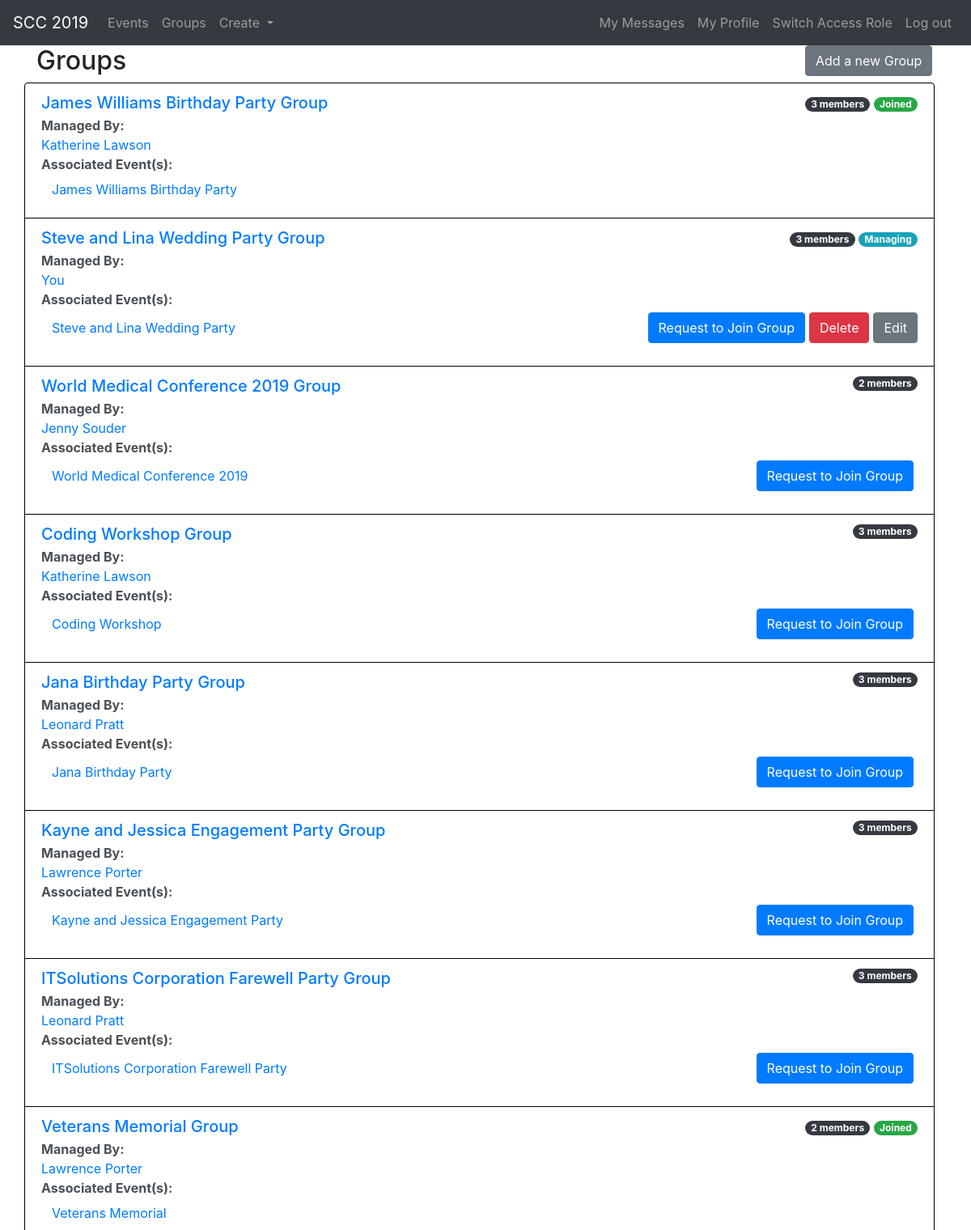
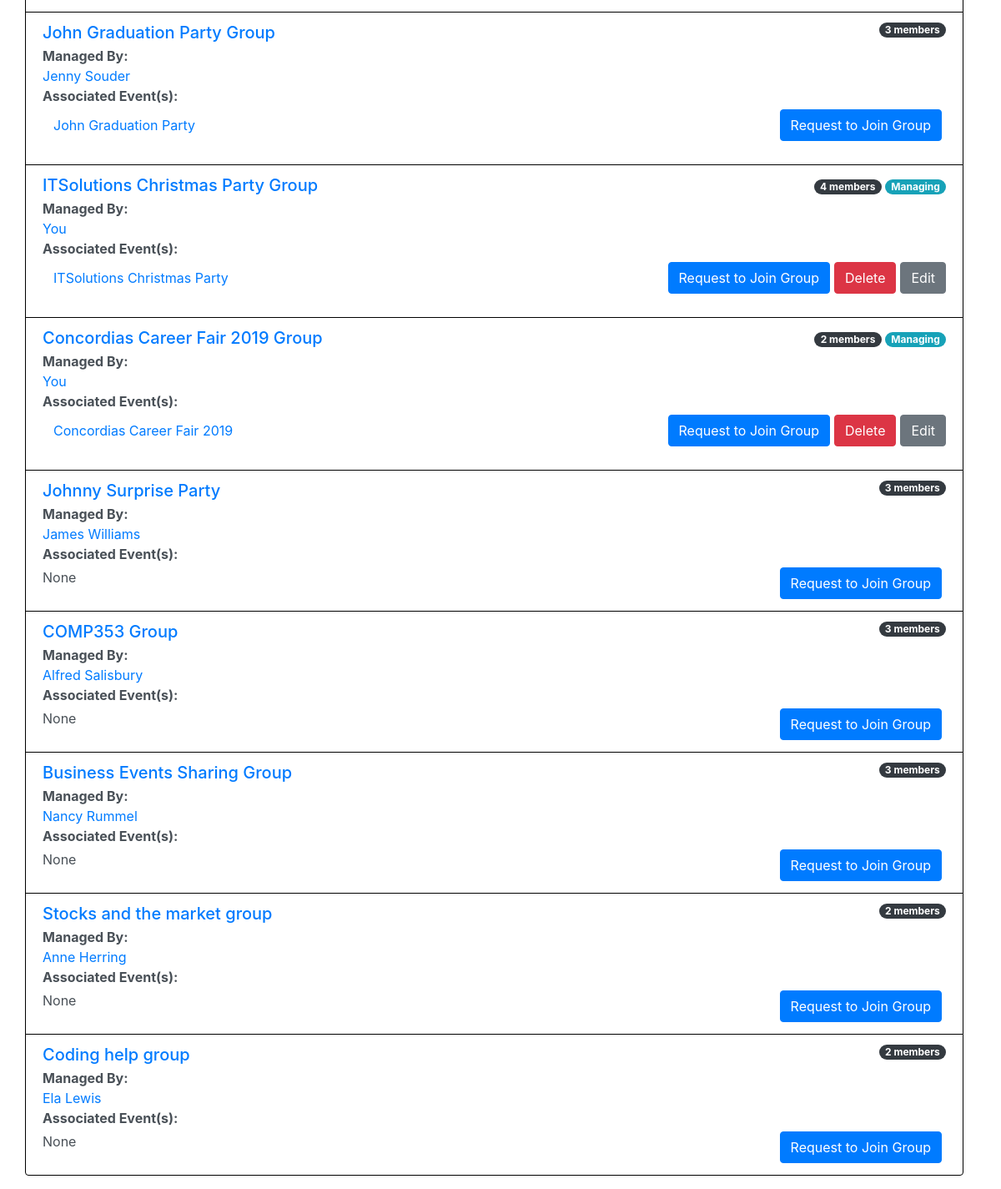
Page /public/groups.php (signed in) on the committed database (2 pictures, top to bottom).
### tables this page shows
CREATE TABLE `groups` (
  `group_ID` INT(10) NOT NULL AUTO_INCREMENT,
  `name` VARCHAR(45) NOT NULL,
  `manager_ID` INT(10) NOT NULL,
  PRIMARY KEY (`group_ID`),
  KEY `manager_ID` (`manager_ID`),
  CONSTRAINT `users_ibfk_2` FOREIGN KEY (`manager_ID`) REFERENCES `users` (`user_ID`) ON DELETE CASCADE ON UPDATE CASCADE
);

CREATE TABLE `users` (
  `user_ID` INT(10) NOT NULL AUTO_INCREMENT,
  `name` VARCHAR(45) NOT NULL,
  `email` VARCHAR(254) NOT NULL UNIQUE,
  `password` VARCHAR(300) NOT NULL,
  `address` VARCHAR(100) NOT NULL,
  `phone_number` VARCHAR(10) NOT NULL,
  PRIMARY KEY (`user_ID`)
);

CREATE TABLE `events` (
  `event_ID` INT(10) NOT NULL AUTO_INCREMENT,
  `name` VARCHAR(45) NOT NULL,
  `address` VARCHAR(100) NOT NULL,
  `manager_ID` INT(10) NOT NULL,
  `date` DATE NOT NULL,  
  `expiration_date` DATE,
  `status` BOOLEAN DEFAULT TRUE,
  `price` FLOAT(5,2),
  PRIMARY KEY (`event_ID`),
  KEY `manager_ID` (`manager_ID`),
  CONSTRAINT `users_ibfk_4` FOREIGN KEY (`manager_ID`) REFERENCES `users` (`user_ID`) ON DELETE CASCADE ON UPDATE CASCADE
);

### app/operations/groupsCrud.php (called while the page is built, shortened)
<?php
require "../config.php";
try {
    $conn = new PDO("mysql:dbname=$dbname;host=$host", $username, $password, $options);
} catch(PDOException $error) {
    echo $sql . "<br>" . $error->getMessage();
}
function readAllGroups() {
    try  {
        global $conn;
        $sql = "SELECT DISTINCT g.* FROM `orc353_2`.groups g
                INNER JOIN group_members ge on ge.group_ID = g.group_ID
                INNER JOIN users u on u.user_ID = ge.user_ID";
        $statement = $conn->prepare($sql);
        $statement->execute();
        $result = $statement->fetchAll(PDO::FETCH_ASSOC);
        return $result;
    } catch(PDOException $error) {
        echo $sql . "<br>" . $error->getMessage();
    }
}
function readEventsFromGroup($group_id) {
    try  {
        global $conn;
        $sql = "SELECT DISTINCT e.* FROM `orc353_2`.groups g
                INNER JOIN event_groups ge on ge.group_ID = g.group_ID
                INNER JOIN events e on e.event_ID = ge.event_ID
                WHERE g.group_ID = $group_id";
        $statement = $conn->prepare($sql);
        $statement->execute();
        $result = $statement->fetchAll(PDO::FETCH_ASSOC);
        return $result;
    } catch(PDOException $error) {
        echo $sql . "<br>" . $error->getMessage();
    }
}
function isGroupMember($user_id, $group_id){
    try  {
        global $conn;
        $sql = "SELECT DISTINCT ge.* FROM `orc353_2`.groups g
                INNER JOIN group_members ge on g.group_ID = ge.group_ID
                INNER JOIN users u on u.user_ID = ge.user_ID
                WHERE u.user_ID = $user_id AND g.group_ID = $group_id";
        $statement = $conn->prepare($sql);
        $statement->execute();
        $result = $statement->fetchAll(PDO::FETCH_ASSOC);
        if (sizeof($result) > 0){
            if ($result[0]['admitted'] == 1){
                return 'joined';
            } else {
                return 'pending';
            }
        } else {
            return 'not';
        }
    } catch(PDOException $error) {
        echo $sql . "<br>" . $error->getMessage();
    }
}
function getGoupsMembersNumber(){
    try  {
        global $conn;
        $sql = "SELECT DISTINCT g.*, COUNT(*) AS members_num FROM `orc353_2`.groups g
                INNER JOIN group_members ge on g.group_ID = ge.group_ID
                INNER JOIN users u on u.user_ID = ge.user_ID
                WHERE ge.admitted = TRUE
                GROUP BY g.group_ID";
        $statement = $conn->prepare($sql);
        $statement->execute();
        $result = $statement->fetchAll(PDO::FETCH_ASSOC);
        return $result;
    } catch(PDOException $error) {
        echo $sql . "<br>" . $error->getMessage();
    }
}

### common.php (called while the page is built)
<?php
function escape($html) {
    return htmlspecialchars($html, ENT_QUOTES | ENT_SUBSTITUTE, "UTF-8");
}

### app/operations/crud.php (called while the page is built, shortened)
<?php
require "../config.php";
try {
    $conn = new PDO("mysql:dbname=$dbname;host=$host", $username, $password, $options);
} catch(PDOException $error) {
    echo $sql . "<br>" . $error->getMessage();
}
function readSingle($table, $where, $where_value) {
    try  {
        global $conn;
        $sql = "SELECT * FROM `orc353_2`.$table WHERE $where = $where_value";
        $statement = $conn->prepare($sql);
        $statement->bindValue($where_value, $where);
        $statement->execute();
        $result = $statement->fetchAll(PDO::FETCH_ASSOC);
        return $result;
    } catch(PDOException $error) {
        echo $sql . "<br>" . $error->getMessage();
    }
}

### public/groups.php (the view, shortened to what this page needs)
<?php
require "../app/operations/groupsCrud.php";
require "../app/operations/crud.php";
include "header.php";
try {
    $result = readAllGroups();
    $members_num = getGoupsMembersNumber();
?>
<?php
} catch(PDOException $e) {
}
?>
<?php
    if (sizeof($result) > 0) {
?>
<div class="container">
  <form method="post">
    <div class="row">
      <div class="col-10">
        <h2><?php if ($_GET['user_id']) {echo "My ";}?>Groups</h2>
      </div>
        <div class="col-2">
        <div class="btn btn-secondary " onclick="window.location='create.php?table=groups'">Add a new Group
        </div>
      </div>
    </div>
    <div class="row">
      <div class="list-group col-12">
        <div style="list-style-type:none;">
          <?php
            $index = 0;
            foreach ($result as $key => $value) { ?>
          <li class="list-group-item list-group-item-action flex-column align-items-start" style='border-color:black;'>
              <div class="d-flex w-100 justify-content-between">
              <a href="group.php?id=<?php echo escape($result[$index]['group_ID'])?>">
                <h5 class="mb-1"><?php echo $result[$index]['name'] ?></h5></a>
                <medium>
                        <span
                        class="badge badge-dark badge-pill align-right"><?php echo $members_num[$index]['members_num'] ?>
                        members</span>
                        <?php if ($_COOKIE['user_id'] === $result[$index]['manager_ID']){?>
                            <span
                        class="badge badge-info badge-pill align-right">Managing</span>
                        <?php } ?>
                        <?php $group_mem = isGroupMember($_COOKIE['user_id'], $result[$index]['group_ID']);
                         if ($group_mem === 'pending'){?>
                                <span
                          class="badge badge-warning badge-pill align-right">Pending Membership</span>
                        <?php }else if ($group_mem === 'joined'){ ?>
                          <span
                          class="badge badge-success badge-pill align-right">Joined</span>
                        <?php } ?>
                </medium>
              </div>
              <p class="mb-1">
                <b>Managed By:</b> <br><a href="user.php?id=<?php echo $result[$index]['manager_ID'] ?>"><?php
                if ($_COOKIE['user_id'] == $result[$index]['manager_ID']){
                    echo "You";
                } else {
                    echo readSingle('users', 'user_ID', $result[$index]['manager_ID'])[0]['name'];
                } ?>
                </a>
              <br>
                <b>Associated Event(s):</b><br>
                <?php if ($_COOKIE['current_role'] === 'admin' || ($_COOKIE['user_id'] === $result[$index]['manager_ID'])){?>
                  <div class="btn btn-secondary pull-right"
                  onclick="window.location='update.php?table=groups&key=<?php echo escape(key($result[$index])) ?>&id=<?php echo escape($result[$index][key($result[$index])]);?>';">
                  Edit</div>
                  <button class="btn btn-danger pull-right" style="margin-right: 5px;" type="submit" name="submit"
                    value="<?php echo escape($result[$index][key($result[$index])]); ?>">Delete</button>
                <?php } ?>
                <?php $group_mem = isGroupMember($_COOKIE['user_id'], $result[$index]['group_ID']);
                if ( $group_mem === 'not'){?>
                <div class="btn btn-primary pull-right" style="margin-right: 5px;"
                  onclick="window.location='groups.php?group_id=<?php echo $result[$index]['group_ID']?>&user_id=<?php echo $_COOKIE['user_id']?>&join=';">
                  Request to Join Group</div>
                <?php } ?>
                <?php $associatedEvents = readEventsFromGroup($result[$index]['group_ID']);
                      if (sizeof($associatedEvents) > 0){
                        $index2 = 0;
                        foreach($associatedEvents as $key => $value){?>
                          <span class="btn btn-link" onclick="window.location='event.php?id=<?php echo $associatedEvents[$index2]['event_ID'] ?>';"><?php echo $associatedEvents[$index2]['name'] ?></span>
                       <?php
                          $index2++;
                       }
                      } else {?>
                        None
                      <?php }
                ?>
              </p>
          </li>
          <?php
                $index++;
            }
            ?>
        </div>
      </div>
    </div>
  </form>
</div>
<?php } else { ?>
<blockquote>No results found.</blockquote>
<?php
} ?>

### public/css/style.css (style rules this page uses)
.log_out_button, .create_new, .edit_button, .role_list_option, button { text-decoration: none; padding: 10px 20px; display: inline-block; border: 1px solid #ccc; border-radius: 4px; box-sizing: border-box; color: black; cursor: pointer; }
a { cursor: pointer; }
.btn-link { cursor: pointer; }
.btn { cursor: pointer; }

### rows in the picture
groups: name "James Williams Birthday Party Group", members_num "3", shows "Joined", manager_ID.name "Katherine Lawson"
events: name "James Williams Birthday Party"
groups: name "Steve and Lina Wedding Party Group", members_num "3", shows "Managing", shows "You", $result[$index][key($result[$index])] 2 (drawn)
events: name "Steve and Lina Wedding Party"
groups: name "World Medical Conference 2019 Group", members_num "2", manager_ID.name "Jenny Souder"
events: name "World Medical Conference 2019"
groups: name "Coding Workshop Group", members_num "3", manager_ID.name "Katherine Lawson"
events: name "Coding Workshop"
groups: name "Jana Birthday Party Group", members_num "3", manager_ID.name "Leonard Pratt"
events: name "Jana Birthday Party"
groups: name "Kayne and Jessica Engagement Party Group", members_num "3", manager_ID.name "Lawrence Porter"
events: name "Kayne and Jessica Engagement Party"
groups: name "ITSolutions Corporation Farewell Party Group", members_num "3", manager_ID.name "Leonard Pratt"
events: name "ITSolutions Corporation Farewell Party"
groups: name "Veterans Memorial Group", members_num "2", shows "Joined", manager_ID.name "Lawrence Porter"
events: name "Veterans Memorial"
groups: name "John Graduation Party Group", members_num "3", manager_ID.name "Jenny Souder"
events: name "John Graduation Party"
groups: name "ITSolutions Christmas Party Group", members_num "4", shows "Managing", shows "You", $result[$index][key($result[$index])] 10 (drawn)
events: name "ITSolutions Christmas Party"
groups: name "Concordias Career Fair 2019 Group", members_num "2", shows "Managing", shows "You", $result[$index][key($result[$index])] 11 (drawn)
events: name "Concordias Career Fair 2019"
groups: name "Johnny Surprise Party", members_num "3", manager_ID.name "James Williams", shows "None"
groups: name "COMP353 Group", members_num "3", manager_ID.name "Alfred Salisbury", shows "None"
groups: name "Business Events Sharing Group", members_num "3", manager_ID.name "Nancy Rummel", shows "None"
groups: name "Stocks and the market group", members_num "2", manager_ID.name "Anne Herring", shows "None"
groups: name "Coding help group", members_num "2", manager_ID.name "Ela Lewis", shows "None"
